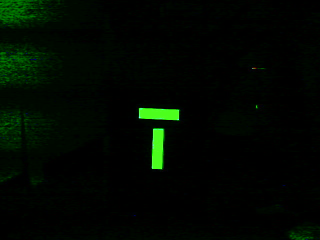
#> input picture 2021-targetAtDistances/2021-01-09-093425-03.png, 320 x 240 px, given in place of cone-01.png, which was not available
$ python Task-G2_OpenCVFindContours.py
#> lines starting #> are read from the running program, lines starting #| are printed output that depends on the picture; after the words box and inside, x2 and y2 are one past the last pixel; in counts of white or black regions, pixels touching at a corner belong together; pictures that were not available may be replaced by others from this repository, and a replacement may not be noted
#> further down, bgrOriginal is the input picture: shape (240, 320, 3); mean B, G, R 0.7, 8.4, 1.1
#> `hsvOriginal = cv2.cvtColor(bgrOriginal, cv2.COLOR_BGR2HSV)`: hsvOriginal: shape (240, 320, 3); mean H, S, V 44.9, 207, 8.7
### modules/maskers/maskByKnoxville.py
# https://github.com/Knoxville-FRC-alliance/Vision-2018-Python/blob/master/visionPi.py

import numpy as np
import cv2

def hsvThreshold(img, hueMin, hueMax, satMin, satMax, valMin, valMax):

    #cv2.imshow('This is the input img', img)
#> called with hueMin = 10, hueMax = 15, satMin = 100, satMax = 255, valMin = 100, valMax = 255
    print('mbk-recd', (hueMin, satMin, valMin), 'h', (hueMax, satMax, valMax))
#    hue, sat, val = cv2.split(img)
    hue = img[:,:,0]
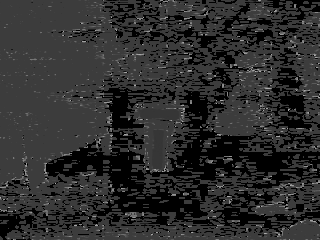
#> hue: shape (240, 320); min 0, max 178, mean 44.9
    sat = img[:,:,1]
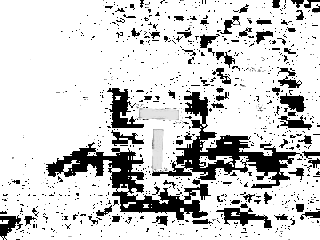
#> sat: shape (240, 320); min 0, max 255, mean 207
    val = img[:,:,2]
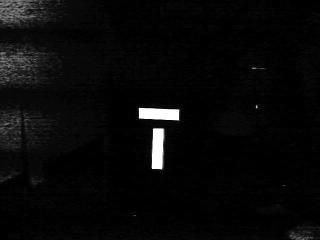
#> val: shape (240, 320); min 0, max 255, mean 8.7

    hueBin = np.zeros(hue.shape, dtype=np.uint8)
    satBin = np.zeros(sat.shape, dtype=np.uint8)
    valBin = np.zeros(val.shape, dtype=np.uint8)

    hueBin = cv2.inRange(hue, hueMin, hueMax)
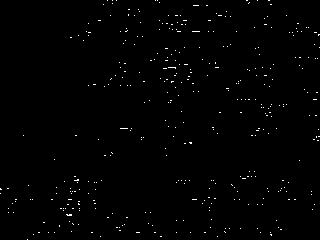
#> hueBin: shape (240, 320); 0.75% white in thin lines or dots
    satBin = cv2.inRange(sat, satMin, satMax)
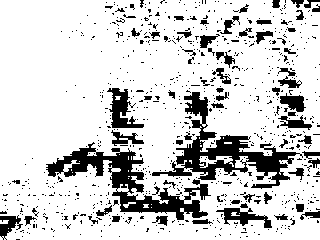
#> satBin: shape (240, 320); 81.5% white; 784 black regions (715 under 20 px), largest, box (x1, y1, x2, y2) and area: (152, 92, 303, 189) 3527, (46, 142, 211, 220) 3436, (107, 88, 144, 128) 680
    valBin = cv2.inRange(val, valMin, valMax)
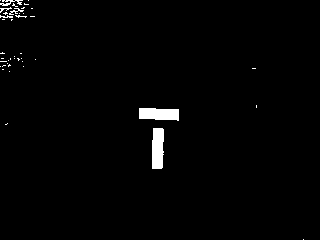
#> valBin: shape (240, 320); 1.5% white; 42 white regions (36 under 20 px), largest, box (x1, y1, x2, y2) and area: (152, 128, 164, 169) 454, (139, 108, 179, 121) 443, (0, 0, 23, 6) 66, (9, 8, 24, 15) 39, (0, 7, 12, 13) 24, (0, 15, 13, 18) 23

    bin = np.copy(hueBin)
    cv2.bitwise_and(satBin, bin, bin)
    cv2.bitwise_and(valBin, bin, bin)

    return bin

### modules/masking.py
import numpy as np
import cv2

from maskers.maskByRange import maskByRange
from maskers.maskByKnoxville import hsvThreshold

def maskByColor(hsvImage, LowColor, HighColor, Method):

    if Method == 'ir':
        mskToReturn = maskByRange(hsvImage, LowColor, HighColor)

    elif Method == 'kn':
        ([hueMin, satMin, valMin]) = LowColor
        ([hueMax, satMax, valMax]) = HighColor
        mskToReturn = hsvThreshold(hsvImage, int(hueMin), int(hueMax), int(satMin), int(satMax), int(valMin), int(valMax))
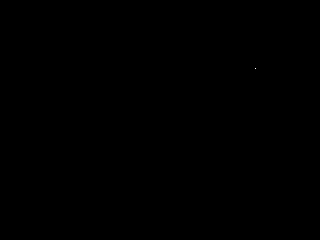
#> mskToReturn: shape (240, 320); 0% white in thin lines or dots, all inside (x1, y1, x2, y2) = (255, 68, 256, 69)

    elif Method == '':
        pass

    else:
        print('No valid method of maskByColor passed to function')
        mskToReturn = None

    return mskToReturn

# [26 lines that do not run on import are left out]

### Week 2/Task-G2_OpenCVFindContours.py
# This is a pseudo code file for Merge Robotics, 2021, Game Changers

# This is task G - > Find Contours.  This is a seemingly simple command. But is where the real math begins.
# The command basically converts the masked image into arrays of coordinates that we do math on.  Make sure
# you can do this in your code.  You need to end up with a set of contours!  If you print them to the console
# you will see pages and pages of coordinates go by.  Do that at least once.

# useful links
# https://docs.opencv.org/4.5.0/d4/d73/tutorial_py_contours_begin.html

# most of this code was taken from Task F2

# Imports!
# Python - import modules of code as required (OpenCV here)
import numpy as np
import cv2
from masking import maskByColor

# Constants!
# colors for screen information
colBgrBlue = (255, 0, 0)
colBgrGreen = (0 , 255, 0)
colBgrRed = (0, 0, 255)
colBgrYellow = (0, 255, 255)
colBgrPurple = (255, 102, 153)

colBgrWhite = (255, 255, 255)
colBgrBlack = (0, 0, 0)
colBgrGrey = (160, 160, 160)
colBgrOrange = (0, 128, 255)
colBgrTeal = (128, 128, 0)

colBgrApple = (0, 191, 17)
colBgrPacific = (193, 161,0)
colBgrAtlantis = (0, 217, 105)
colBgrCerise = (120, 0, 216)
colBgrJewel = (64, 109, 0)
colBgrFruit = (64, 155, 64)

# flags and multipliers for decision making
booChooser = False  # True is yellow and worlds, False is green and targets at distance
tupNewImageSize = (640, 480)

# colors for HSV filtering
if booChooser:
    colHsvLowerRange = (24, 100, 178) # yellow
    colHsvUpperRange = (36, 255, 255) # yellow
else:
    colHsvLowerRange = (10, 100, 100) # green try 50, 100, 100
    colHsvUpperRange = (15, 255, 255) # green try 90, 255, 255

# fonts for displaying text
font = cv2.FONT_HERSHEY_SIMPLEX

# define a string variable for the path to the file
if booChooser:
    strPathName = '2018-MergeAtWorlds/'
else:
    strPathName = '2021-conesAsMarkers/'

# define an array with the names of images
arrImageFiles = []

# fill an array with the names of images
if booChooser:
    arrImageFiles.append('03320_raw.png')
    arrImageFiles.append('03952_raw.png')
    arrImageFiles.append('04547_raw.png')
    arrImageFiles.append('04615_raw.png')
    arrImageFiles.append('04664_raw.png')
    arrImageFiles.append('04766_raw.png')
    arrImageFiles.append('07040_raw.png')
else:
    arrImageFiles.append('cone-01.png')
    arrImageFiles.append('cone-02.png')
    arrImageFiles.append('cone-00.png')
    # [11 lines of commented-out code are left out]
flgExit = False
intCounter = 0
while not(flgExit):

    # print file to
    print(arrImageFiles[intCounter])

    # load a color image using the string and array
    bgrOriginal = cv2.imread(strPathName + arrImageFiles[intCounter])

    # mask the image to only show yellow or green images
    hsvOriginal = cv2.cvtColor(bgrOriginal, cv2.COLOR_BGR2HSV)

    # define a range of from upper to lower in HSV
    arrLowerColor = np.array(colHsvLowerRange, dtype='int32')
    arrUpperColor = np.array(colHsvUpperRange, dtype='int32')

    # threshold the HSV image to get only green color
    mskBinary = maskByColor(hsvOriginal, arrLowerColor, arrUpperColor, 'kn')

    # display the binary masks image to screen
    #cv2.imshow('This is the Binary mask - Knoxville', mskBinary)

    # create a full color mask
    # Bitwise-AND binary mask and original image
    mskColor = cv2.bitwise_and(bgrOriginal, bgrOriginal, mask=mskBinary)
    mskExcluded = cv2.bitwise_and(bgrOriginal, bgrOriginal, mask=cv2.bitwise_not(mskBinary))
    #cv2.imshow('mskColor', mskColor)
    #cv2.imshow('mskExcluded',mskExcluded)

    # generate the array of Contours
    contours, hierarchy = cv2.findContours(mskBinary, cv2.RETR_TREE, cv2.CHAIN_APPROX_SIMPLE)
#> contours = [[[255, 68]]]

    # sort the array of Contours by area
    contours = sorted(contours, key=lambda x: cv2.contourArea(x), reverse=True)
    print('Found', len(contours), 'contours in this photo!')
#| Found 1 contours in this photo!

    # if there are no contours found
    if contours:
        # the contour with the max. area
        indiv = contours[0]
#> indiv = [[255, 68]]

        # draw the indiv contour on the color mask
        cv2.drawContours(mskColor, [indiv], 0, colBgrPurple, 3)
#> mskColor: shape (240, 320, 3); mean B, G, R 0, 0, 0

        # from this tutorial, do all the functions
        # https://docs.opencv.org/4.5.0/dd/d49/tutorial_py_contour_features.html

        # 1 Moments
        M = cv2.moments(indiv)
#> M = moments, m00 0
#> (the run stopped early here; a loop or call above may not have finished)

$ run again, on 2021-targetAtDistances/2021-01-09-093550-04.png
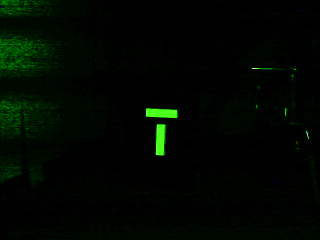
#> input picture 2021-targetAtDistances/2021-01-09-093550-04.png, 320 x 240 px, given in place of cone-01.png, which was not available
#> bgrOriginal is the input picture: shape (240, 320, 3); mean B, G, R 0.5, 7.5, 0.7
#> hsvOriginal: shape (240, 320, 3); mean H, S, V 44.7, 200.7, 7.7
#> in hsvThreshold, `hueBin = cv2.inRange(hue, hueMin, hueMax)`:
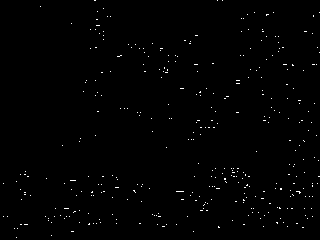
#> hueBin: shape (240, 320); 0.69% white in thin lines or dots
#> satBin: shape (240, 320); 79.1% white; 758 black regions (696 under 20 px), largest, box (x1, y1, x2, y2) and area: (64, 130, 289, 188) 5633, (103, 0, 264, 53) 3793, (264, 14, 313, 66) 828
#> valBin: shape (240, 320); 0.99% white; 58 white regions (55 under 20 px), largest, box (x1, y1, x2, y2) and area: (156, 124, 166, 156) 282, (146, 108, 178, 118) 272, (1, 0, 14, 5) 28
#> mskToReturn: shape (240, 320); every value is 0
#> mskColor: shape (240, 320, 3); every value is 0
#> contours = []
#| Found 0 contours in this photo!
#> `cv2.imshow('This is Task G Excluded', cv2.resize(mskExcluded, tupNewIm..`:
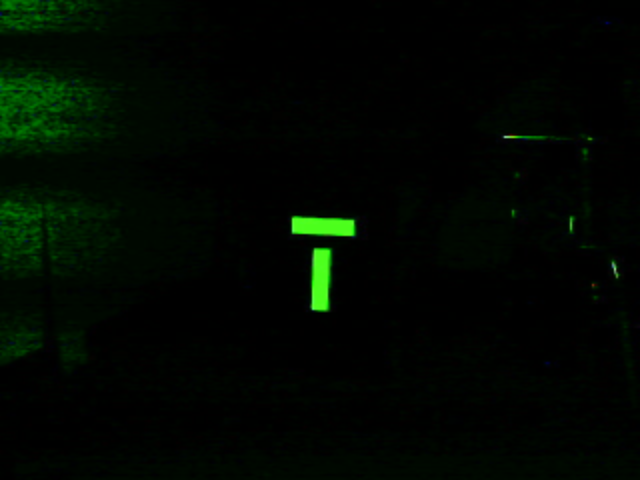
#> window 'This is Task G Excluded': shape (480, 640, 3); mean B, G, R 0.5, 7.5, 0.7

$ run again, on 2021-targetAtDistances/2021-01-09-093638-05.png
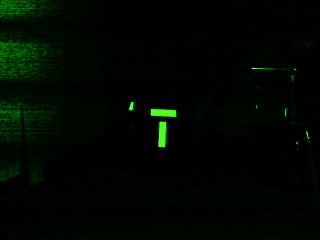
#> input picture 2021-targetAtDistances/2021-01-09-093638-05.png, 320 x 240 px, given in place of cone-01.png, which was not available
#> bgrOriginal is the input picture: shape (240, 320, 3); mean B, G, R 0.5, 7.4, 0.6
#> hsvOriginal: shape (240, 320, 3); mean H, S, V 47, 209.3, 7.6
#> in hsvThreshold, `hueBin = cv2.inRange(hue, hueMin, hueMax)`:
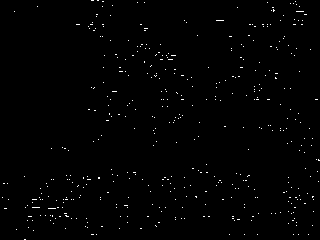
#> hueBin: shape (240, 320); 0.83% white in thin lines or dots
#> satBin: shape (240, 320); 82.5% white; 774 black regions (710 under 20 px), largest, box (x1, y1, x2, y2) and area: (56, 116, 292, 177) 5358, (115, 0, 248, 42) 2332, (137, 96, 168, 110) 221
#> valBin: shape (240, 320); 0.94% white; 61 white regions (55 under 20 px), largest, box (x1, y1, x2, y2) and area: (158, 121, 167, 147) 191, (150, 109, 177, 117) 181, (0, 0, 24, 9) 76, (129, 102, 134, 111) 32, (0, 42, 9, 50) 31, (0, 51, 9, 57) 26
#> mskToReturn: shape (240, 320); every value is 0
#> mskColor: shape (240, 320, 3); every value is 0
#> contours = []
#| Found 0 contours in this photo!
#> `cv2.imshow('This is Task G Excluded', cv2.resize(mskExcluded, tupNewIm..`:
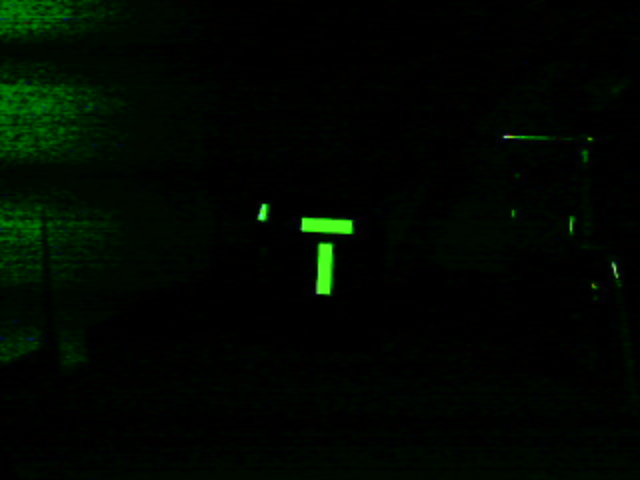
#> window 'This is Task G Excluded': shape (480, 640, 3); mean B, G, R 0.5, 7.4, 0.6
